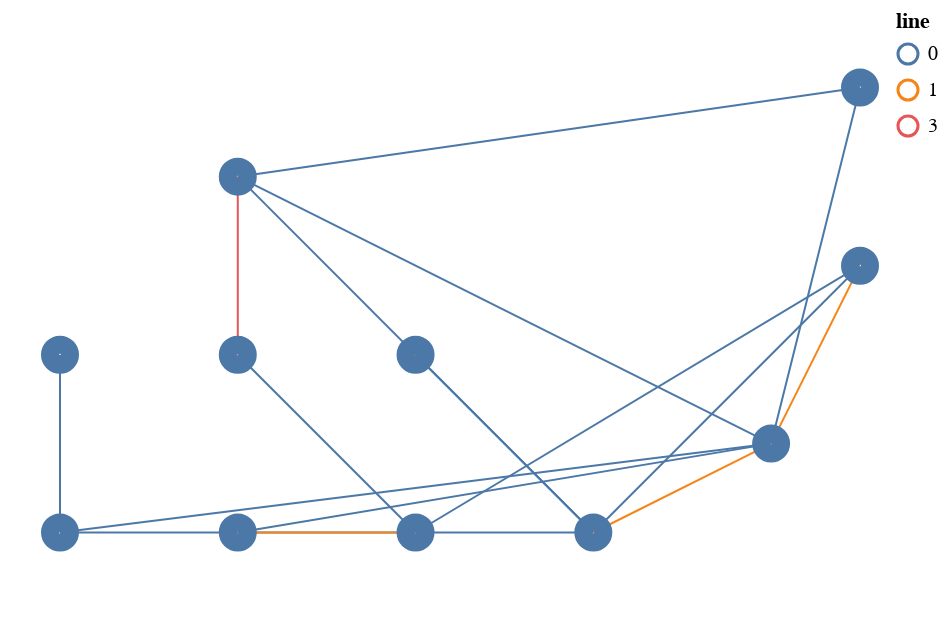

The cell this chart's notebook holds for it:
### Code cell
import networkx as nx

A = model.graph_matrix_learning().detach().numpy()
A = np.array(A) > 0.131

learned_graph = nx.from_numpy_array(A, nx.DiGraph)
dataset.cg.altair_graph(learned_graph, 10)

### Figure 1 — Vega-Lite specification as saved in the notebook (floating-point values rounded to 4 significant figures)
{"config": {"view": {"continuousWidth": 400, "continuousHeight": 300}}, "layer": [{"data": {"name": "data-9e4e667e8672457c4cbfc4f8cf8e5759"}, "mark": {"type": "geoshape", "filled": false}, "encoding": {"color": {"field": "line", "type": "nominal"}, "size": {"field": "weight", "type": "nominal"}}}, {"data": {"name": "data-7731f6354deb2228d357d0ead68fa8af"}, "mark": {"type": "geoshape", "filled": false, "strokeWidth": 10}}], "$schema": "https://vega.github.io/schema/vega-lite/v4.17.0.json", "datasets": {"data-9e4e667e8672457c4cbfc4f8cf8e5759": [{"weight": true, "line": 0, "type": "Feature", "geometry": {"type": "LineString", "coordinates": [[0.0, 0.0], [6.0, 0.0]]}}, {"weight": true, "line": 0, "type": "Feature", "geometry": {"type": "LineString", "coordinates": [[0.0, 0.0], [8.0, 1.0]]}}, {"weight": true, "line": 0, "type": "Feature", "geometry": {"type": "LineString", "coordinates": [[0.0, 0.0], [0.0, 2.0]]}}, {"weight": true, "line": 1, "type": "Feature", "geometry": {"type": "LineString", "coordinates": [[2.0, 0.0], [4.0, 0.0]]}}, {"weight": true, "line": 0, "type": "Feature", "geometry": {"type": "LineString", "coordinates": [[2.0, 0.0], [8.0, 1.0]]}}, {"weight": true, "line": 0, "type": "Feature", "geometry": {"type": "LineString", "coordinates": [[4.0, 0.0], [9.0, 3.0]]}}, {"weight": true, "line": 0, "type": "Feature", "geometry": {"type": "LineString", "coordinates": [[4.0, 0.0], [2.0, 2.0]]}}, {"weight": true, "line": 0, "type": "Feature", "geometry": {"type": "LineString", "coordinates": [[6.0, 0.0], [9.0, 3.0]]}}, {"weight": true, "line": 0, "type": "Feature", "geometry": {"type": "LineString", "coordinates": [[6.0, 0.0], [4.0, 2.0]]}}, {"weight": true, "line": 0, "type": "Feature", "geometry": {"type": "LineString", "coordinates": [[6.0, 0.0], [2.0, 4.0]]}}, {"weight": true, "line": 1, "type": "Feature", "geometry": {"type": "LineString", "coordinates": [[6.0, 0.0], [8.0, 1.0]]}}, {"weight": true, "line": 0, "type": "Feature", "geometry": {"type": "LineString", "coordinates": [[8.0, 1.0], [2.0, 4.0]]}}, {"weight": true, "line": 1, "type": "Feature", "geometry": {"type": "LineString", "coordinates": [[8.0, 1.0], [9.0, 3.0]]}}, {"weight": true, "line": 0, "type": "Feature", "geometry": {"type": "LineString", "coordinates": [[8.0, 1.0], [9.0, 5.0]]}}, {"weight": true, "line": 0, "type": "Feature", "geometry": {"type": "LineString", "coordinates": [[9.0, 5.0], [2.0, 4.0]]}}, {"weight": true, "line": 3, "type": "Feature", "geometry": {"type": "LineString", "coordinates": [[2.0, 2.0], [2.0, 4.0]]}}], "data-7731f6354deb2228d357d0ead68fa8af": [{"contraction": {"7": {}, "8": {}}, "nodeID": 0, "type": "Feature", "geometry": {"type": "Point", "coordinates": [0.0, 0.0]}}, {"contraction": {"9": {}, "10": {}, "35": {}, "36": {}}, "nodeID": 1, "type": "Feature", "geometry": {"type": "Point", "coordinates": [2.0, 0.0]}}, {"contraction": {"11": {}, "12": {}}, "nodeID": 2, "type": "Feature", "geometry": {"type": "Point", "coordinates": [4.0, 0.0]}}, {"contraction": {"13": {}, "14": {}}, "nodeID": 3, "type": "Feature", "geometry": {"type": "Point", "coordinates": [6.0, 0.0]}}, {"contraction": {"15": {}, "16": {}}, "nodeID": 4, "type": "Feature", "geometry": {"type": "Point", "coordinates": [8.0, 1.0]}}, {"contraction": {"17": {}, "18": {}}, "nodeID": 5, "type": "Feature", "geometry": {"type": "Point", "coordinates": [9.0, 3.0]}}, {"contraction": {"19": {}, "20": {}}, "nodeID": 6, "type": "Feature", "geometry": {"type": "Point", "coordinates": [9.0, 5.0]}}, {"contraction": {"24": {}, "25": {}}, "nodeID": 7, "type": "Feature", "geometry": {"type": "Point", "coordinates": [0.0, 2.0]}}, {"contraction": {"26": {}, "27": {}, "33": {}, "34": {}}, "nodeID": 8, "type": "Feature", "geometry": {"type": "Point", "coordinates": [2.0, 2.0]}}, {"contraction": {"28": {}, "29": {}}, "nodeID": 9, "type": "Feature", "geometry": {"type": "Point", "coordinates": [4.0, 2.0]}}, {"contraction": {"31": {}, "32": {}}, "nodeID": 10, "type": "Feature", "geometry": {"type": "Point", "coordinates": [2.0, 4.0]}}]}}
